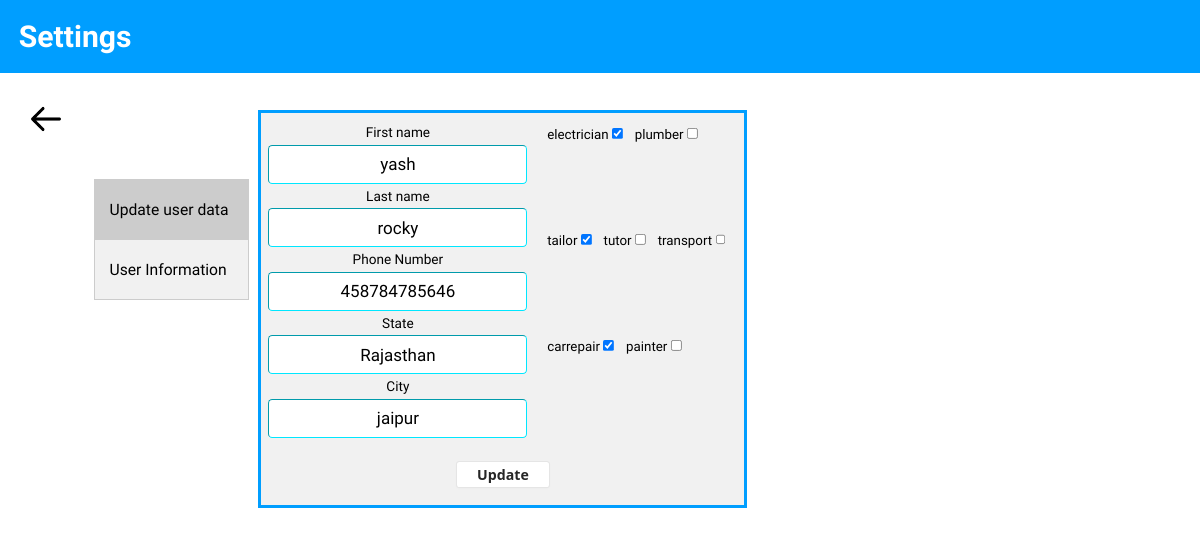
The app's page /profile-settings/ (signed in), older data.
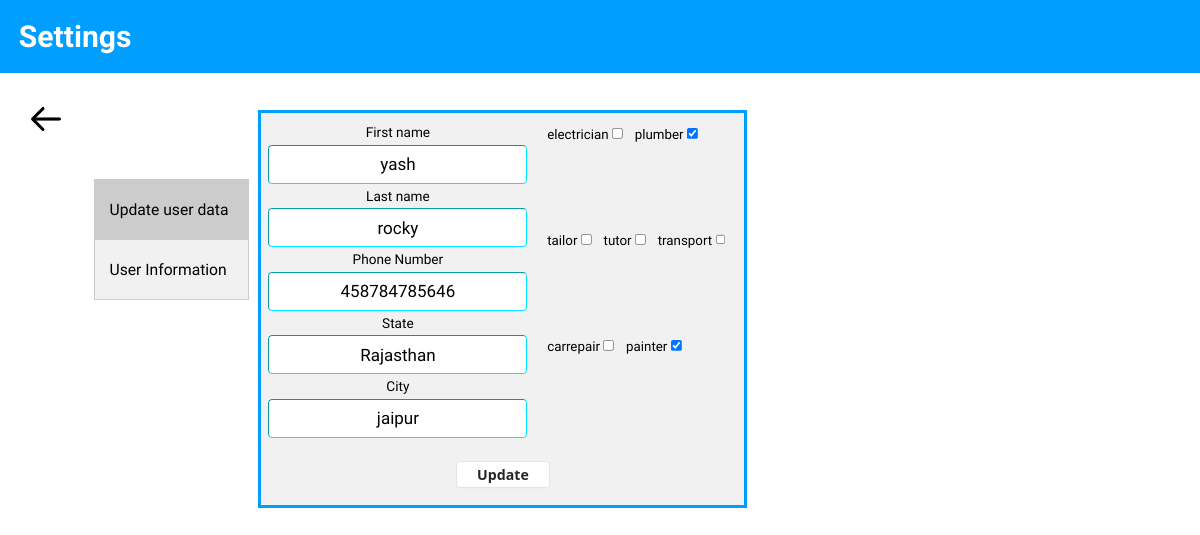
The same page, newer data.
### base/models.py (models this page shows, shortened)
class personalInfo(models.Model):
    phoneNumber = models.CharField(max_length=20, unique=True, null=True, blank = False)
    email = models.ForeignKey(User, on_delete=models.SET_NULL, null=True, unique=True)
    state = models.CharField(max_length=100)
    city = models.CharField(max_length=100)
    profile_pic = models.ImageField(null=True, default='man.png')
    electrician = models.BooleanField(null=True)
    plumber = models.BooleanField(null=True)
    painter = models.BooleanField(null=True)
    carrepair = models.BooleanField(null=True)
    tailor = models.BooleanField(null=True)
    transport = models.BooleanField(null=True)
    tutor = models.BooleanField(null=True)

### base/views.py (the view, shortened to what this page needs)
# urls.py: path('profile-settings/', views.settingsPage, name='profile-settings'),
def settingsPage(request):
    user = request.user
    userform = SignUpForm(instance = user)
    details = personalInfo.objects.get(email=user)
    detailsform = DetailsForm(instance=details)
    pic = personalInfo.objects.filter(email=user)
    user = User.objects.filter(username = user).all()
    val = []
    for x in user:
        val.append(x)
    user = val
    context = {'userform':userform, 'detailsform': detailsform, 'user':user , 'pic':pic}
    return render(request, 'base/settings.html', context)

### base/templates/base/settings.html (shortened to what this page needs)
{% load static %}
<!DOCTYPE html>
<html lang="en">
<head>
    <link rel="stylesheet" href="{% static 'css/settings.css' %}">
    <link rel="stylesheet" href="https://cdnjs.cloudflare.com/ajax/libs/font-awesome/6.2.0/css/all.min.css" />
</head>
<body>
    <h1 id="page-heading">Settings</h1>
    <a href="{% url 'home' %}"><img src="{% static 'images/atwork/back.png'%}" alt="" id="back-img"></a>
    <div class="tab">
        <button class="tablinks" onclick="openCity(event, 'auth')" id="defaultOpen">Update user data</button>
        <button class="tablinks" onclick="openCity(event, 'userinfo')">User Information</button>
    </div>
    <div id="auth" class="tabcontent">
            <form action="" method="POST" id="formOne" enctype="multipart/form-data" class="main-container">
                <div class="settings-sect">
                    <div class="info">
                        <div class="user-info">
                            <label for="f-name" class="form-margins">First name</label>
                            {{userform.first_name}}
                            <label for="l-name" class="form-margins">Last name</label>
                            {{userform.last_name}}
                            <label for="phno." class="form-margins">Phone Number</label>
                            {{detailsform.phoneNumber}}
                            <label for="states" class="form-margins">State</label>
                            {{detailsform.state}}
                            <label for="cities" class="form-margins">City</label>
                            {{detailsform.city}}
                        </div>
                        <div class="work-info user-info">
                            <div class="workset">
                                <label>electrician</label>
                                {{detailsform.electrician}}
                            </div>
                            <div class="workset">
                                <label>plumber</label>
                                {{detailsform.plumber}}
                            </div>
                            <div class="workset">
                                <label>tailor</label>
                                {{detailsform.tailor}}
                            </div>
                            <div class="workset">
                                <label>tutor</label>
                                {{detailsform.tutor}}
                            </div>
                            <div class="workset">
                                <label>transport</label>
                                {{detailsform.transport}}
                            </div>
                            <div class="workset">
                                <label>carrepair</label>
                                {{detailsform.carrepair}}
                            </div>
                            <div class="workset">
                                <label>painter</label>
                                {{detailsform.painter}}
                            </div>
                        </div>
                    </div>
                    <button type="submit" name="form_type" value="formOne" class="submit-button button-6">
                        Update
                    </button>
                </div>
            </form>
    </div>
</body>
</html>

### static/css/settings.css (style rules this page uses)
* { margin:0; font-family: "League Spartan", sans-serif; box-sizing: border-box; zoom: 98%; }
#back-img { width: 3%; min-width: 30px; margin: 0 0 0 30px; cursor: pointer; float: left; }
#page-heading { color: white; background-color: #009EFF; padding: 20px; margin-bottom: 30px; }
body { margin: 0px; background-color: white; height: 1000px; position: relative; }
.tab { float: left; border: 1px solid #ccc; background-color: #f1f1f1; width: 165px; height: auto; margin: 83px 0 0 32px; }
.tab button { display: block; background-color: inherit; color: black; padding: 22px 16px; width: 100%; border: none; outline: none; text-align: left; cursor: pointer; transition: 0.3s; font-size: 17px; }
.tab button.active { background-color: #ccc; }
.tabcontent { float: left; background: #f1f1f1; margin: 10px; }
.main-container { display: flex; justify-content: center; border: 4px solid #009EFF; }
.settings-sect { box-sizing: border-box; display: flex; flex-direction: column; }
.info { display: flex; justify-content: space-around; flex-wrap: wrap; }
.user-info { display: flex; flex-direction: column; padding: 8px; }
.work-info { width: 242px; flex-direction: row; flex-wrap: wrap; }
.workset { margin: 7px; }
.submit-button { width: 75px; margin: 19px auto; }
.button-6 { align-items: center; background-color: #ffffff; border: 1px solid rgba(0, 0, 0, 0.1); border-radius: 0.25rem; box-shadow: rgba(0, 0, 0, 0.02) 0 1px 3px 0; box-sizing: border-box; color: rgba(0, 0, 0, 0.85); cursor: pointer; display: inline-flex; font-family: system-ui, -apple-system, system-ui, "Helvetica Neue", Helvetica, Arial, sans-serif; font-size: 16px; font-weight: 600; justify-content: center; line-height: 1.25; margin: 19px auto; padding: calc(0.875rem - 1px) calc(1.5rem - 1px); position: relative; text-decoration: none; transition: all 250ms; user-select: none; -webkit-user-select: none; touch-action: manipulation; vertical-align: baseline; width: auto; height: 30px; }
.form-input { text-align: center; padding: 10px; border-radius: 5px; border-color: #00E7FF; font-size: 20px; }
.form-margins { margin: 5px; text-align: center; }

Row changes from the older to the newer data that the page shows:
changed personalInfo "Rajasthan": electrician "☑" → "☐"; plumber "☐" → "☑"; tailor "☑" → "☐"; carrepair "☑" → "☐"; painter "☐" → "☑"
